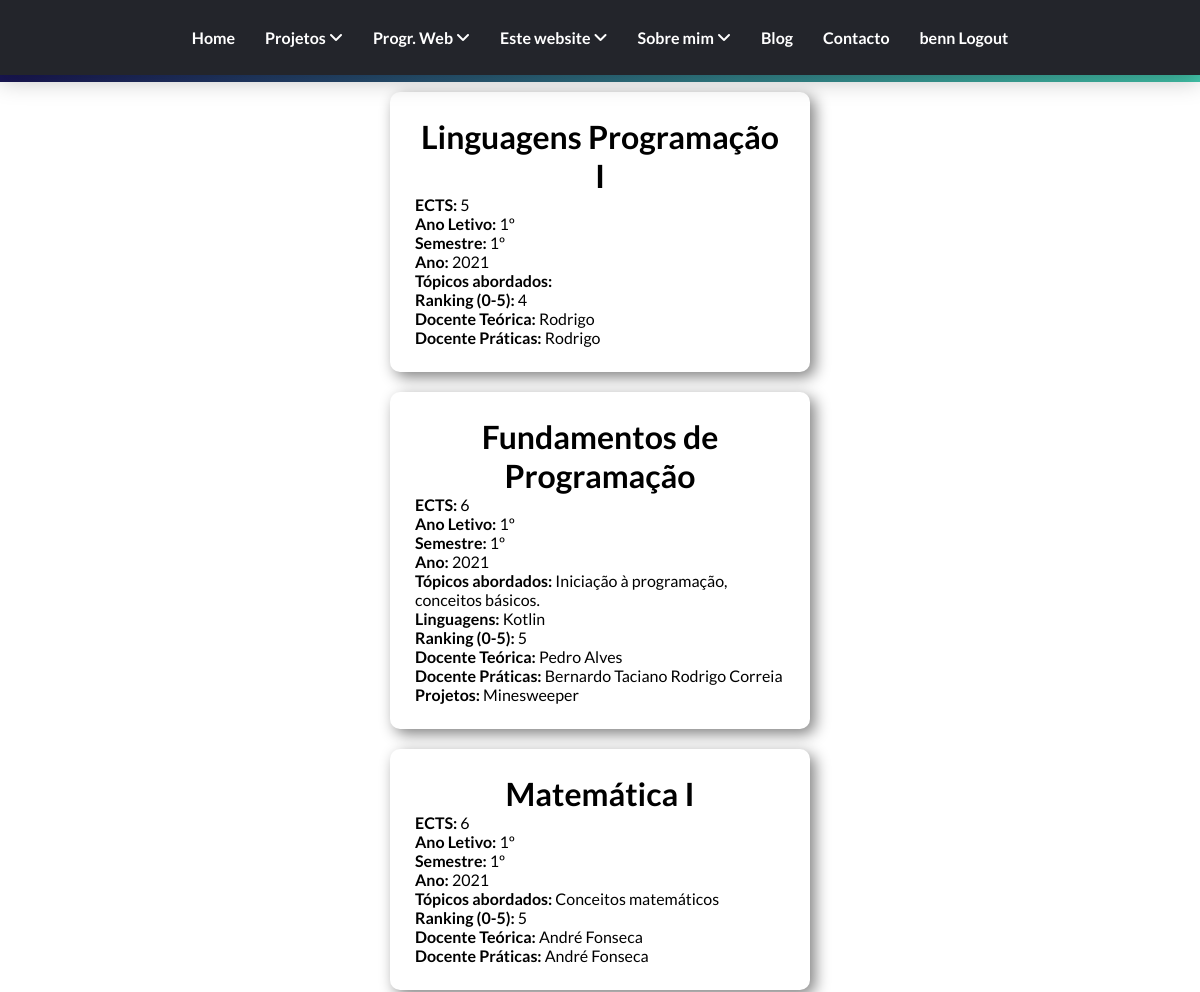
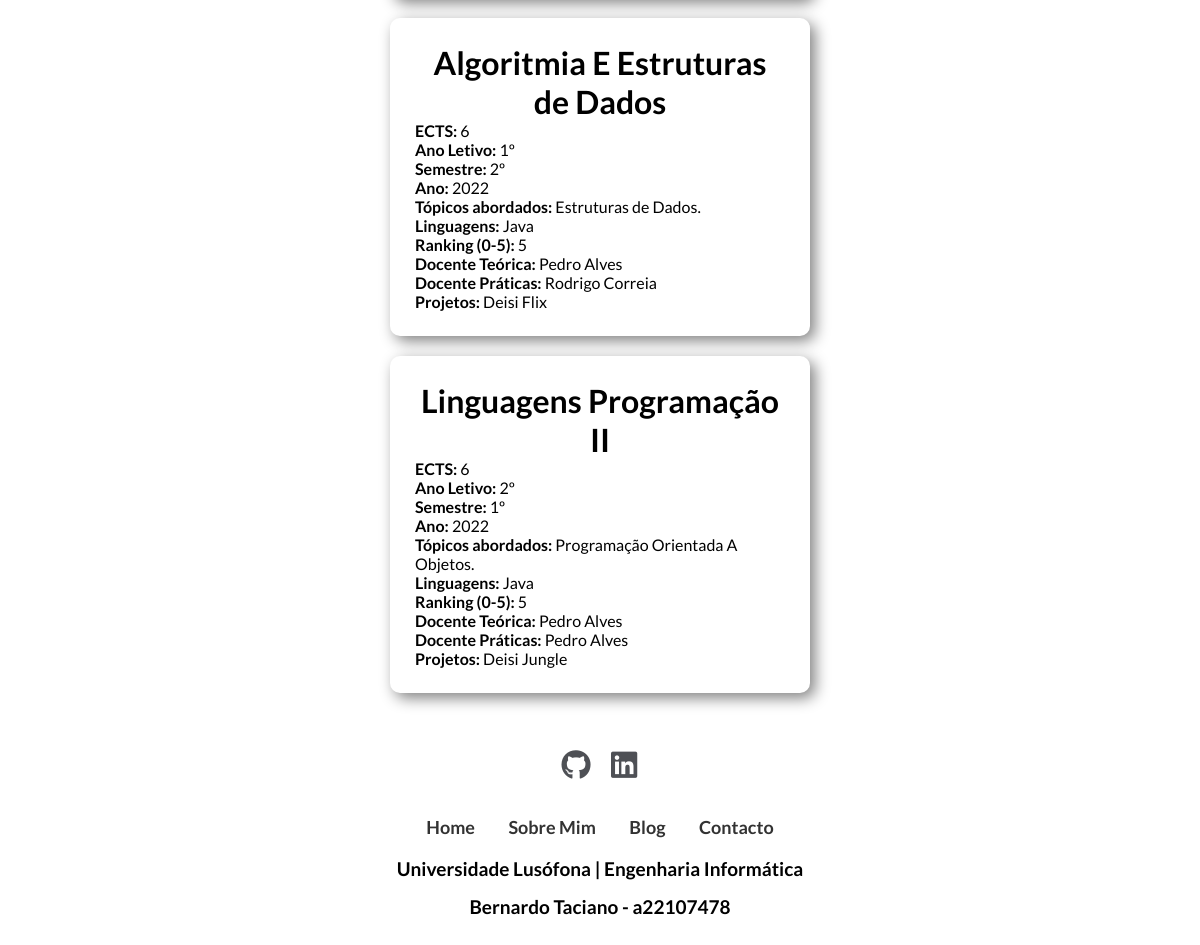
The app's page /licenciatura/ (signed in) with its own data (2 pictures, top to bottom).
### portfolio/models.py (models this page shows, shortened)
class Cadeira(models.Model):
    ano = [
        ('1', '1'),
        ('2', '2'),
        ('3', '3'),
    ]
    semestre = [
        ('1', '1'),
        ('2', '2'),
    ]
    rank = [
        ('1', '1'),('2', '2'),('3', '3'),('4', '4'),('5', '5'),
    ]
    nome = models.CharField(max_length=40)
    anoLectivo = models.CharField(max_length=10,choices= ano, default=1)
    semestre = models.CharField(max_length=4,choices= semestre, default=1)
    ano = models.IntegerField(default=2021)
    ects = models.IntegerField()
    topicosAbordados = models.TextField(max_length=1000, blank=True)
    linguagens = models.ManyToManyField(Tecnologia, blank=True)
    ranking = models.CharField(max_length=2,choices= rank)
    docente_teorica = models.ForeignKey(Pessoa, on_delete=models.CASCADE)
    docentes_praticas = models.ManyToManyField(Pessoa, related_name='docentes')
    link = models.URLField(max_length = 200)
    projetos = models.ManyToManyField(Projeto, blank=True)

class Pessoa(models.Model):
    funcao = [
        ('aluno', 'Aluno'),
        ('professor', 'Professor'),
    ]
    nome = models.CharField(max_length=70)
    funcao = models.CharField(choices=funcao, blank=True, default='aluno', max_length=10)
    linkLusofona = models.URLField(max_length = 200, blank=True)
    linkLinkedin = models.URLField(max_length = 200, blank=True)

class Tecnologia(models.Model):
    nome = models.CharField(max_length=30)
    ano = models.DateTimeField(auto_now_add=True)
    criador = models.CharField(max_length=40)
    logo = models.ImageField(upload_to="static/portfolio/images", blank=True)
    link = models.URLField(max_length = 200)
    descricao = models.TextField(max_length=1000)

class Projeto(models.Model):
    titulo = models.CharField(max_length=50)
    descricao =  models.TextField(max_length=2000)
    imagem = models.ImageField(upload_to="static/portfolio/images", blank=True)
    ano = models.IntegerField(default=2023)
    linkGithub = models.URLField(max_length=1000,  blank=True)
    linkYoutube = models.URLField(max_length=1000,  blank=True)
    participantes = models.ManyToManyField(Pessoa)
    tecnologias = models.ManyToManyField(Tecnologia)

### portfolio/views.py (the view)
# urls.py: path('licenciatura/', views.university_view, name="licenciatura"),
def university_view(request):
    context = {'cadeiras': Cadeira.objects.all()}
    return render(request, 'portfolio/university.html',context)

### portfolio/templates/portfolio/university.html (shortened to what this page needs)
{% extends 'portfolio/layout.html' %}
{% block main %}
    <h1 class="titulo_seccao">Unidades Curriculares</h1>
    <div class="licenciatura">
            {% for cadeira in cadeiras %}
                    <div>
                        <h3><a href="{{cadeira.link}}" class="titulo">{{cadeira.nome}}</a></h3>
                        <p><b>ECTS: </b>{{cadeira.ects}}</p>
                        <p><b>Ano Letivo: </b> {{cadeira.anoLectivo}}º</p>
                        <p><b>Semestre: </b>{{cadeira.semestre}}º</p>
                        <p><b>Ano: </b>{{cadeira.ano}}</p>
                        <p><b>Tópicos abordados: </b>{{cadeira.topicosAbordados}}</p>
                        {% if cadeira.linguagens.all.count > 0 %}
                            <p><b>Linguagens: </b> {% for linguagem in cadeira.linguagens.all %} {{linguagem.nome}}{% endfor %}</p>
                        {% endif %}
                        <p><b>Ranking (0-5): </b>{{cadeira.ranking}}</p>
                        <p><b>Docente Teórica: </b><a href="{{cadeira.docente_teorica.linklusofona}}" class="links">{{cadeira.docente_teorica.nome}} {{cadeira.docente_teorica.apelido}}</a></p>
                        <p><b>Docente Práticas: </b>
                            {% for docente_pratica in cadeira.docentes_praticas.all %}
                                <a href="{{docentes_praticas.linklusofona}}" class="links"> {{docente_pratica.nome}} {{docente_pratica.apelido}}</a>
                            {% endfor %}
                        </p>
                        {% if cadeira.projetos.all.count > 0  %}
                            <p>
                                <b>Projetos: </b>
                                {% for projeto in cadeira.projetos.all %}
                                <a href="{% url 'portfolio:projetos' %}" class="links">{{projeto.titulo}}</a>
                                {% endfor %}
                            </p>
                        {% endif %}
                    </div>
            {% endfor %}
    </div>
{% endblock %}

### portfolio/templates/portfolio/layout.html (shortened to what this page needs)
<!DOCTYPE html>
<html lang="en">
<head>
    {% load static %}
    <link rel="stylesheet" href="{% static '/portfolio/style.css' %}">
    <link rel="stylesheet" href="https://cdnjs.cloudflare.com/ajax/libs/font-awesome/6.4.0/css/all.min.css">
</head>
<body>
    <header>
        <div class="nav">
            <ul class="menu">
                <li class="menu-item"><a href="{% url 'portfolio:home' %}">Home</a></li>
                <li class="menu-item"><a class="sub-btn" href="{% url 'portfolio:projetos' %}">Projetos <i class="fa fa-angle-down" aria-hidden="true"></i></a>
                </li>
                <li class="menu-item"><a class="sub-btn" href="">Progr. Web <i class="fa fa-angle-down" aria-hidden="true"></i></a>
                </li>
                <li class="menu-item"><a href="{% url 'portfolio:tecusada' %}" class="sub-btn">Este website <i class="fa fa-angle-down" aria-hidden="true"></i></a>
                </li>
                <li class="menu-item">
                    <a class="sub-btn" href="">Sobre mim <i class="fa fa-angle-down" aria-hidden="true"></i></a>
                </li>
                <li class="menu-item"><a href="{% url 'portfolio:blog' %}">Blog</a></li>
                <li class="menu-item"><a href="{% url 'portfolio:contacto' %}">Contacto</a></li>
                {% if request.user.is_authenticated %}
                <li class="menu-item"><a href="{% url 'portfolio:logout' %}">{{request.user}} Logout</a></li>
                {% else %}
                <li class="menu-item"><a href="{% url 'portfolio:login' %}">Login</a></li>
                {% endif %}
            </ul>
        </div>
    </header>
    {% block main %}
    {% endblock %}
    <footer>
        <div class="social">
            <a href="https://github.com/bernardo-taciano-a22107478"><i class="fab fa-github" aria-hidden="true"></i></a>
            <a href="https://www.linkedin.com/in/bernardo-taciano/"><i class="fab fa-linkedin" aria-hidden="true"></i></a>
        </div>
        <ul class="list">
            <li>
                <a href="{% url 'portfolio:home' %}">Home</a>
            </li>
            <li>
                <a href="{% url 'portfolio:sobre' %}">Sobre Mim</a>
            </li>
            <li>
                <a href="{% url 'portfolio:blog' %}">Blog</a>
            </li>
            <li>
                <a href="{% url 'portfolio:contacto' %}">Contacto</a>
            </li>
        </ul>
        <p class="copyright">Universidade Lusófona | Engenharia Informática</p>
        <p class="copyright">Bernardo Taciano - a22107478</p>
    </footer>
</body>
</html>

### portfolio/static/portfolio/style.css (style rules this page uses)
* { margin: 0; padding: 0; box-sizing: border-box; font-family: 'Lato', sans-serif; scroll-behavior: smooth; }
header { z-index: 100; position: fixed; top: 0; left: 0; width: 100%; display: flex; justify-content: center; align-items: center; background-color: #23252b; box-shadow: 0px 5px 25px rgb(0,0,0,0.25); padding: 0 100px; transition: 0.5s; font-weight: 600; }
header .nav { position: relative; line-height: 75px; }
header .nav .menu { position: relative; display: flex; justify-content: center; list-style: none; }
.menu-item > a { color: white; font-size: 1em; text-decoration: none; margin: 15px; padding: 25px 0; }
footer { padding: 40px 0; font-weight: 600; }
footer .social { text-align: center; padding-bottom: 25px; color: #23252b; }
footer .social a { font-size: 30px; color: inherit; width: 45px; height: 45px; line-height: 42px; display: inline-block; opacity: 0.8; transition: 0.3s; }
footer ul { margin-top: 0; padding: 0; list-style: none; font-size: 18px; line-height: 1.6; text-align: center; }
footer ul li a { color: inherit; text-decoration: none; }
footer ul li { display: inline-block; padding: 0 15px; opacity: 0.8; transition: 0.3s; }
footer .copyright { margin-top: 15px; text-align: center; font-size: 19px; }
.titulo_seccao { padding: 20px 10px; color: white; font-size: 35px; text-align: center; background: #43C6AC; background: -webkit-linear-gradient(to right, #191654, #43C6AC); background: linear-gradient(to right, #191654, #43C6AC); }
.titulo { color: black; font-size: 2rem; }
.licenciatura h3 { text-align: center; }
.licenciatura { display: flex; flex-wrap: wrap; flex-direction: column; justify-content: center; width: 100%; align-content: center; }
.licenciatura div { width: 35%; height: auto; padding: 25px; margin: 10px; font-size: 12px; background-color: white; border-radius: 10px; box-shadow: 5px 5px 15px grey; }
.licenciatura div a { text-decoration: none; }
.licenciatura div p { font-size: 16px; }
.links { color: black; }

### records on screen
Cadeira: nome "Linguagens Programação I", ects "5", anoLectivo "1", semestre "1", ano "2021", ranking "4", docente_teorica.nome "Rodrigo"
Pessoa: nome "Rodrigo"
Cadeira: nome "Fundamentos de Programação", ects "6", anoLectivo "1", semestre "1", ano "2021", topicosAbordados "Iniciação à programação, conceitos básicos.", ranking "5", docente_teorica.nome "Pedro Alves"
Tecnologia: nome "Kotlin"
Pessoa: nome "Bernardo Taciano"
Pessoa: nome "Rodrigo Correia"
Projeto: titulo "Minesweeper"
Cadeira: nome "Matemática I", ects "6", anoLectivo "1", semestre "1", ano "2021", topicosAbordados "Conceitos matemáticos", ranking "5", docente_teorica.nome "André Fonseca"
Pessoa: nome "André Fonseca"
Cadeira: nome "Algoritmia E Estruturas de Dados", ects "6", anoLectivo "1", semestre "2", ano "2022", topicosAbordados "Estruturas de Dados.", ranking "5", docente_teorica.nome "Pedro Alves"
Tecnologia: nome "Java"
Projeto: titulo "Deisi Flix"
Cadeira: nome "Linguagens Programação II", ects "6", anoLectivo "2", semestre "1", ano "2022", topicosAbordados "Programação Orientada A Objetos.", ranking "5", docente_teorica.nome "Pedro Alves"
Pessoa: nome "Pedro Alves"
Projeto: titulo "Deisi Jungle"

### other values on screen
{{ request.user }} "benn"
